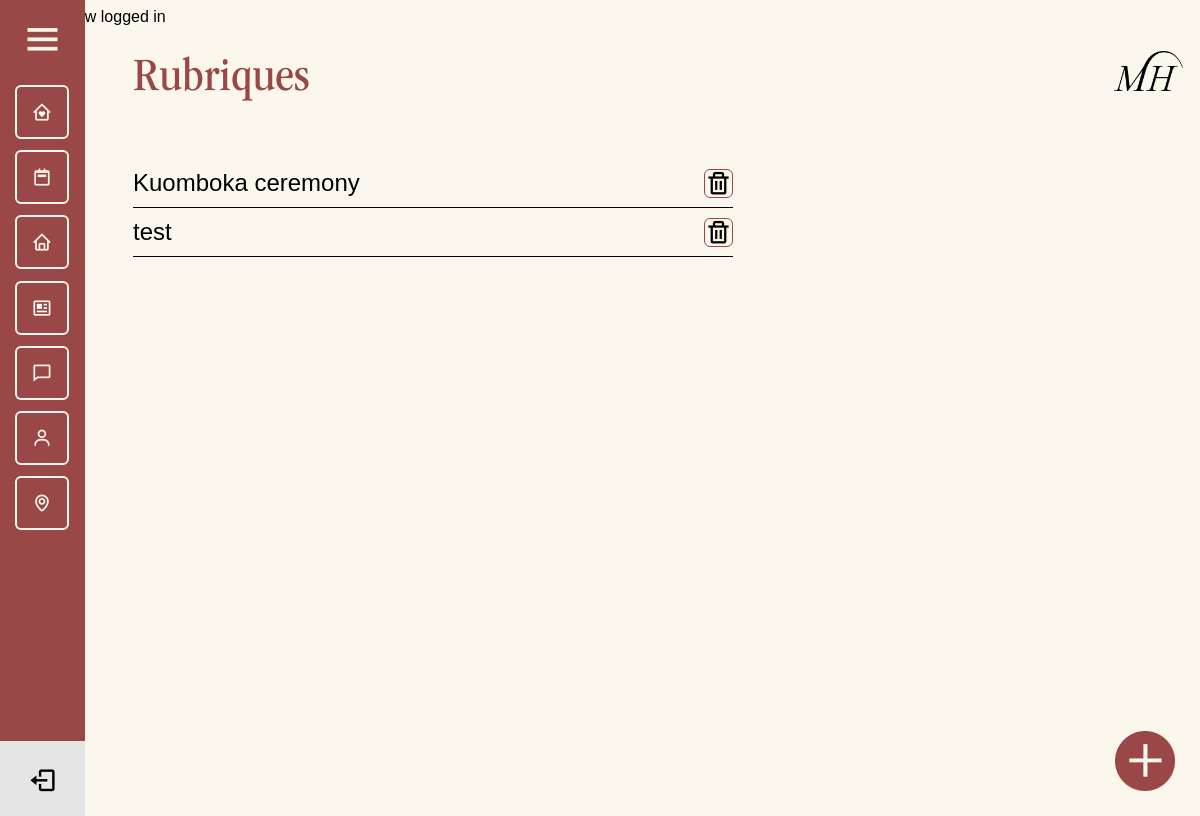
The app's page /admin/tours.php (signed in), older data.
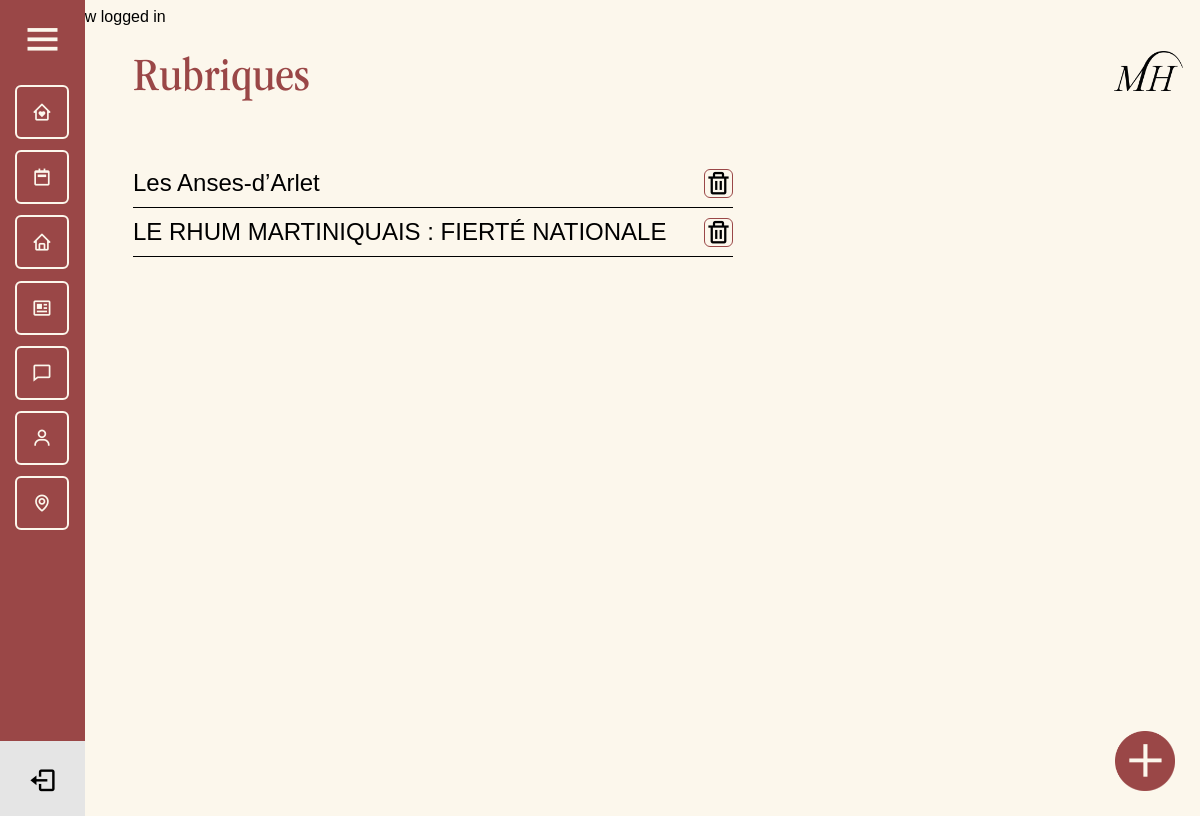
The same page, newer data.
### tables this page shows
CREATE TABLE `tourism` (
  `id` int(11) NOT NULL,
  `title` varchar(255) NOT NULL,
  `citation` varchar(255) NOT NULL,
  `photo` text NOT NULL,
  `photo_2` text NOT NULL,
  `location` varchar(255) NOT NULL,
  `details` text NOT NULL,
  `date` date NOT NULL,
  `id_rooms` int(11) NOT NULL
);

### admin/tours.php (the view, shortened to what this page needs)
<?php
require_once $_SERVER['DOCUMENT_ROOT'] . '/core/core.php';
include 'includes/header.php';
include 'includes/navigation.php';
$sql = $db->query("SELECT * FROM tourism");
?>
<div class="admin_page">
    <div class="header_admin">
        <h1>Rubriques</h1>
        <img src="../assets/png/LOGO_02_PNG_NOIR.png" alt="Logo Muriel">
    </div>
    <div class="admin_page_tours">
        <?php while ($tour = $sql->fetch(PDO::FETCH_ASSOC)) : ?>
            <div class="admin_page_tours_container">
                <div class="admin_page_tours_title">
                    <h2><?= $tour['title']; ?></h2>
                </div>
                <div class="admin_page_tours_action">
                    <a href="tours.php?delete=<?= $tour['id']; ?>"><i class='bx bx-trash'></i></a>
                </div>
            </div>
        <?php endwhile; ?>
        <a href="add_tour.php"><img src="/assets/png/button_add.png" alt=""></a>
    </div>
</div>

### core/core.php (shortened to what this page needs)
<?php
if (isset($_SESSION['logged_in'])) {
    echo '<div>' . $_SESSION['logged_in'] . '</div> ';
}

### admin/includes/header.php (shortened to what this page needs)
<!DOCTYPE html>
<html lang="fr">
<head>
    <link href='https://unpkg.com/boxicons@2.0.8/css/boxicons.min.css' rel='stylesheet'>
    <link rel="stylesheet" href="./css/style.css">
</head>
<body>

### admin/includes/navigation.php (shortened to what this page needs)
<div class="sidebar">
  <div class="logo_content">
    <i class='bx bx-menu' id="btn"></i>
  </div>
  <ul class="nav_list">
    <li>
      <a href="reservations.php">
        <i class='bx bx-home-heart'></i>
      </a>
    </li>
    <li>
      <a href="calendar.php">
        <i class='bx bx-calendar-week'></i>
      </a>
    </li>
    <li>
      <a href="rooms.php">
        <i class='bx bx-home'></i>
      </a>
    </li>
    <li>
      <a href="tours.php">
        <i class='bx bx-news'></i>
      </a>
    </li>
    <li>
      <a href="comments.php">
        <i class='bx bx-comment'></i>
      </a>
    </li>
    <li>
      <a href="users.php">
        <i class='bx bx-user'></i>
      </a>
    </li>
    <li>
      <a href="../index.php">
        <i class='bx bx-map'></i>
      </a>
    </li>
  </ul>
  <div class="profile_content">
    <div class="profile">
      <a href="logout.php">
        <i class='bx bx-log-out' id="log_out"></i>
      </a>
    </div>
  </div>
</div>
</body>
</html>

### admin/css/style.css (style rules this page uses)
body { position: relative; min-height: 100vh; width: 100%; background-color: #FCF7EC; font-family: sans-serif; overflow-x: hidden; }
.sidebar { position: fixed; top: 0; left: 0; height: 100%; width: 55px; background: #9A4747; padding: 15px 15px; transition: all 0.5s ease; z-index: 10; }
.sidebar #btn { position: absolute; color: #FCF7EC; left: 50%; top: 15px; font-size: 45px; height: 50px; width: 50px; text-align: center; line-height: 50px; transform: translateX(-50%); }
.sidebar ul { margin-top: 20px; }
.nav_list { padding: 0; }
.sidebar ul li { position: relative; height: 50px; width: 90%; padding: 0; list-style: none; line-height: 50px; margin-bottom: 1.4vh; border: solid 2px #FCF7EC; border-radius: 6px; }
.sidebar ul li a { color: #FCF7EC; display: flex; align-items: center; text-decoration: none; border-radius: 6px; white-space: nowrap; }
.sidebar ul li i { height: 50px; min-width: 50px; border-radius: 6px; line-height: 50px; text-align: center; font-size: 1.7vw; }
.sidebar .profile_content { position: absolute; color: #FCF7EC; background-color: #E5E5E5; bottom: 15px; left: 0; width: 100%; }
.sidebar .profile_content .profile { position: relative; padding: 15px 10px; height: 60px; }
.profile #log_out { position: absolute; bottom: 25px; left: 50%; transform: translateX(-50%); min-width: 50px; line-height: 50px; font-size: 20px; border-radius: 6px; text-align: center; font-size: 29px; color: black; }
.admin_page { margin: 25px 25px 25px 125px; }
.admin_page .header_admin { display: flex; justify-content: space-between; }
.admin_page .header_admin h1 { font-family: ITCGaramondStd-BkNarrow; font-style: normal; font-weight: normal; font-size: 4vw; margin: 0; color: #9A4747; }
.admin_page .header_admin img { max-height: 40px; max-width: 90px; }
.admin_page_tours { margin-top: 50px; }
.admin_page_tours_container { display: flex; justify-content: space-between; align-items: center; border-bottom: solid 1px; width: 50vw; }
.admin_page_tours_title h2 { margin: 10px 0; font-weight: 500; }
.admin_page_tours_action i { font-size: 27px; border: solid 1.5px #9A4747; border-radius: 6px; color: #000; }
.admin_page_tours a img, .admin_page_comments a img { position: fixed; right: 25px; bottom: 25px; width: 60px; transition: all 0.5s; }

Row changes from the older to the newer data that the page shows:
removed tourism: title "Kuomboka ceremony"
removed tourism: title "test"
added tourism: title "Les Anses-d’Arlet"
added tourism: title "LE RHUM MARTINIQUAIS : FIERTÉ NATIONALE"
